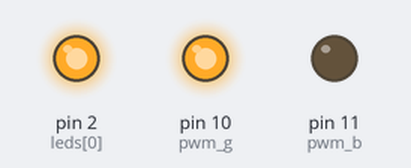
A sketch run on a simulated Arduino Uno, built with avr-gcc and run on an emulated ATmega328P. Parts: output pins drawn as LEDs (lit = HIGH).

Above: at 0.05 s.
Timing chart, 0 to 5.9 s (numbered marks = the images above):
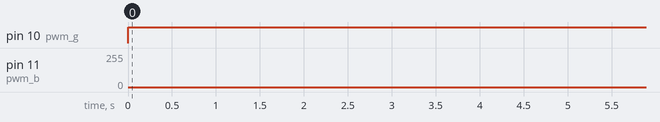

The sketch:

rgb-ring-test-5.ino
```cpp
const int pwm_g = 10;
const int pwm_b = 11;
const int leds[] = {2};
int decC = 0;

void setup(){
  pinMode(leds[0], OUTPUT);
  digitalWrite(leds[0], HIGH);
}

void loop(){
  unsigned int gbC[2];

//  for(int decC = 0; decC < 2; ++decC){
//    int incC;
//    if (decC == 1){
//        incC = 0;
//    }
//    else{
//      incC = decC + 1;
//    }


  int incC = decC == 0 ? 1 : 0;
  decC ^= decC;

  for(int i = 0; i < 255; ++i){
    --gbC[decC];
    ++gbC[incC];

    setC(gbC[0], gbC[1]);
    delay(5);
  }
}

void setC(unsigned int green, unsigned int blue){
  analogWrite(pwm_g, green);
  analogWrite(pwm_b, blue);
}
```

Measured:
- by itself, pin 10 (pwm_g): LOW → HIGH at 0.00 s
- by itself, pin 11 (pwm_b): 0/255 → 63/255 at 40.0 s
